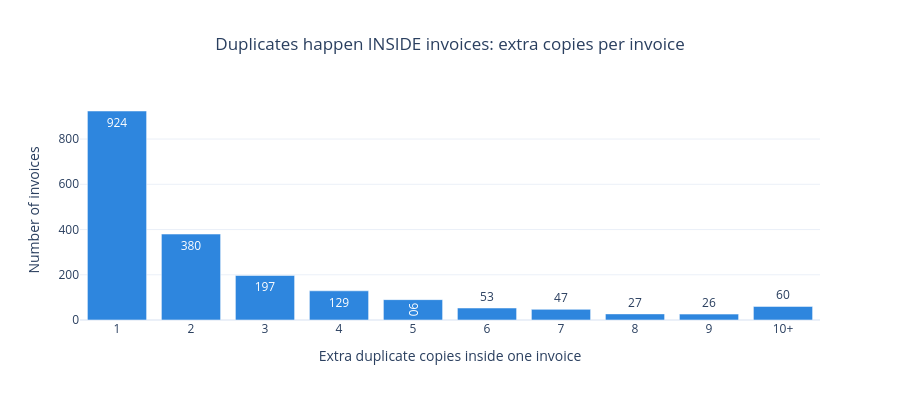

Write notebook code for a chart like this one.
### Code cell
# Measure the duplicates instead of deleting them
dup_mask = df_products_clean.duplicated(keep="first")      # the first copy is NOT flagged
dup_rows = df_products_clean[dup_mask]

row_revenue = df_products_clean["Quantity"] * df_products_clean["UnitPrice"]
is_sale = df_products_clean["Quantity"] > 0
gross_sales = row_revenue[is_sale].sum()
dup_sales = row_revenue[dup_mask & is_sale].sum()

dup_per_invoice = dup_rows.groupby("InvoiceNo").size()
n_invoices = df_products_clean["InvoiceNo"].nunique()

dup_metrics = {
    "Extra duplicate rows": f"{int(dup_mask.sum()):,}",
    "% of all product rows": f"{dup_mask.mean() * 100:.2f}%",
    "Invoices containing duplicates": f"{dup_per_invoice.size:,}",
    "% of all invoices": f"{dup_per_invoice.size / n_invoices * 100:.2f}%",
    "Max extra copies inside one invoice": f"{int(dup_per_invoice.max()):,}",
    "Revenue carried by duplicate copies": f"{dup_sales:,.0f}",
    "% of gross sales revenue": f"{dup_sales / gross_sales * 100:.2f}%",
    "Duplicates inside cancellation invoices": f"{int(dup_rows['InvoiceNo'].astype(str).str.startswith('C').sum()):,}",
    "Duplicates belonging to Guests": f"{int((dup_rows['Customer_Type'] == 'Guest').sum()):,}",
}
display(pd.Series(dup_metrics, name="Value").to_frame())

# How many extra copies does an invoice usually carry?
dup_dist = dup_per_invoice.clip(upper=10).value_counts().sort_index().reset_index()
dup_dist.columns = ["Extra_Copies", "Invoices"]
dup_dist["Extra_Copies"] = dup_dist["Extra_Copies"].astype(str).replace({"10": "10+"})

fig = px.bar(
    dup_dist, x="Extra_Copies", y="Invoices", text="Invoices",
    title="Duplicates happen INSIDE invoices: extra copies per invoice",
    labels={"Extra_Copies": "Extra duplicate copies inside one invoice", "Invoices": "Number of invoices"},
    color_discrete_sequence=["#2E86DE"],
)
fig.update_layout(title_x=0.5, height=400)
fig.show()

### Figure 1 — Plotly figure (JSON) as saved in the notebook; plotly's stock layout.template omitted (floating-point values rounded to 4 significant figures)
{"data": [{"hovertemplate": "Extra duplicate copies inside one invoice=%{x}<br>Number of invoices=%{text}<extra></extra>", "legendgroup": "", "marker": {"color": "#2E86DE", "pattern": {"shape": ""}}, "name": "", "orientation": "v", "showlegend": false, "text": [924.0, 380.0, 197.0, 129.0, 90.0, 53.0, 47.0, 27.0, 26.0, 60.0], "textposition": "auto", "type": "bar", "x": ["1", "2", "3", "4", "5", "6", "7", "8", "9", "10+"], "xaxis": "x", "y": [924, 380, 197, 129, 90, 53, 47, 27, 26, 60], "yaxis": "y"}], "layout": {"barmode": "relative", "height": 400, "legend": {"tracegroupgap": 0}, "title": {"text": "Duplicates happen INSIDE invoices: extra copies per invoice", "x": 0.5}, "xaxis": {"anchor": "y", "domain": [0, 1], "title": {"text": "Extra duplicate copies inside one invoice"}}, "yaxis": {"anchor": "x", "domain": [0, 1], "title": {"text": "Number of invoices"}}}}
